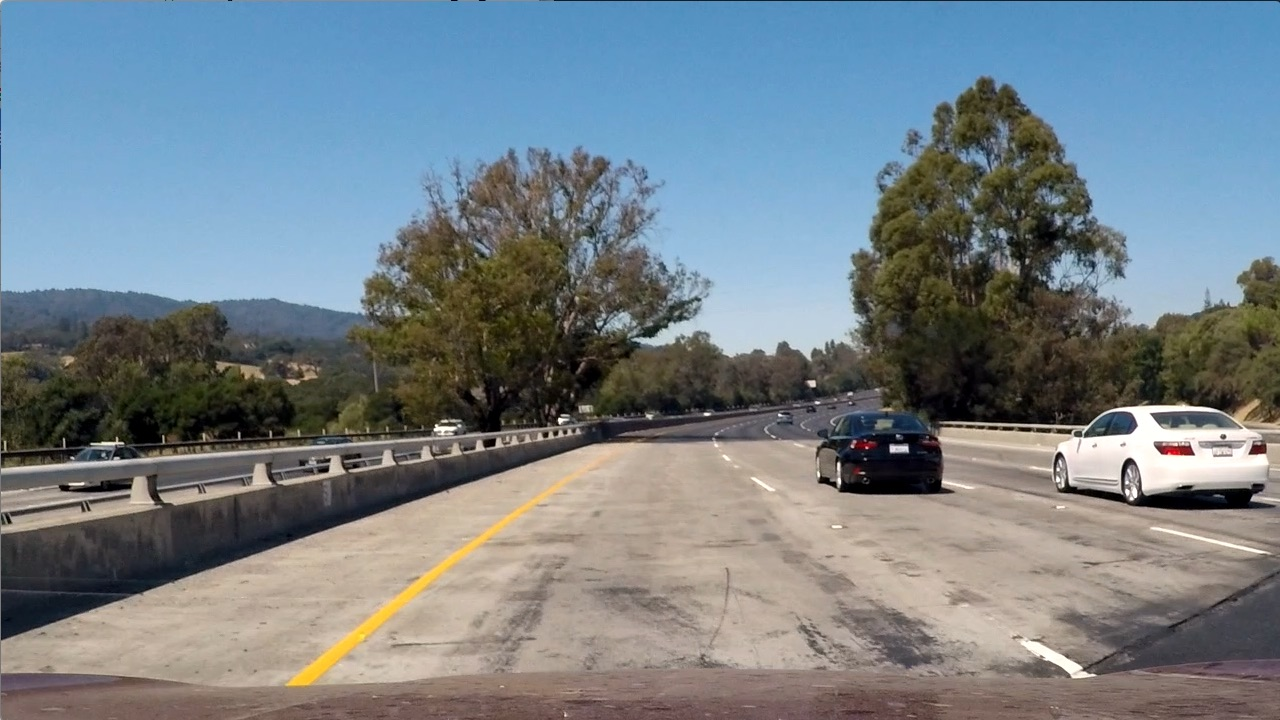
#> input picture test_images/test1.jpg, 1280 x 720 px
$ python draw_bin.py   (older library calls are emulated)
#> lines starting #> are read from the running program, lines starting #| are printed output that depends on the picture
### classify.py
import matplotlib.image as mpimg
import matplotlib.pyplot as plt
import cv2
import numpy as np
from skimage.feature import hog
from sklearn.svm import LinearSVC
#from sklearn.preprocessing import StandardScalar
from sklearn.model_selection import train_test_split

class FeatureParams:
    def __init__(self, color_space, spatial_size, hist_bins,
                       orient, pix_per_cell, cell_per_block, hog_channel,
                       spatial_feat, hist_feat, hog_feat):
        self.color_space = color_space
        self.spatial_size = spatial_size
        self.hist_bins = hist_bins
        self.orient = orient
        self.pix_per_cell = pix_per_cell
        self.cell_per_block = cell_per_block
        self.hog_channel = hog_channel
        self.spatial_feat = spatial_feat
        self.hist_feat = hist_feat
        self.hog_feat = hog_feat

    # [30 lines left out: functions str, descriptive_str, not called in this run]

def bin_spatial(img, size=(32, 32)):
    # Use cv2.resize().ravel() to create the feature vector
    features = cv2.resize(img, size).ravel()
    c0 = cv2.resize(img[:,:,0], size).ravel()
    c1 = cv2.resize(img[:,:,1], size).ravel()
    c2 = cv2.resize(img[:,:,2], size).ravel()
    return np.hstack((c0, c1, c2))

# Define a function to compute color histogram features
def color_hist(img, nbins=32):
    # Compute the histogram of the color channels separately
    hist0 = np.histogram(img[:,:,0], bins=nbins)
    hist1 = np.histogram(img[:,:,1], bins=nbins)
    hist2 = np.histogram(img[:,:,2], bins=nbins)
    # Generating bin centers
    # bin_edges = hist0[1]
    # bin_centers = (bin_edges[1:]  + bin_edges[0:len(bin_edges)-1])/2
    # Concatenate the histograms into a single feature vector
    hist_features = np.concatenate((hist0[0], hist1[0], hist2[0]))
    return hist_features

from skimage.feature import hog
# Define a function to return HOG features and visualization
# [33 lines left out: functions get_hog_features, extract_features, not called in this run]

def convert_color(img, f_params):
    color_space = f_params.color_space
    if color_space != 'RGB':
        if color_space == 'HSV':
            return cv2.cvtColor(img, cv2.COLOR_RGB2HSV)
        elif color_space == 'LUV':
            return cv2.cvtColor(img, cv2.COLOR_RGB2LUV)
        elif color_space == 'HLS':
            return cv2.cvtColor(img, cv2.COLOR_RGB2HLS)
        elif color_space == 'YUV':
            return cv2.cvtColor(img, cv2.COLOR_RGB2YUV)
        elif color_space == 'YCrCb':
            return cv2.cvtColor(img, cv2.COLOR_RGB2YCrCb)
        else:
            raise ValueError('Unsupported color_space. [{}]'.format(color_space))
    else:
        return np.copy(image)

# [59 lines left out: functions single_img_features, visualize, not called in this run]

def full_hog(filename, fp, clf, X_scaler, scale, cells_per_step):
    img = mpimg.imread(filename)
    return full_hog_single_image(img, fp, clf, X_scaler, scale, cells_per_step)

# Based on Ryan Keenan's code in Vehicle Detection Walkthrough of Project Q&A video.
# https://www.youtube.com/watch?v=P2zwrTM8ueA
# [78 lines left out: function full_hog_single_img, not called in this run]

### train.py
import matplotlib.image as mpimg
import matplotlib.pyplot as plt
import numpy as np
import os
import pickle

import classify as cl
import load as ld

from Stopwatch import Stopwatch
from sklearn.preprocessing import StandardScaler
from sklearn.model_selection import train_test_split
from sklearn.svm import LinearSVC

# Set n_samples = 0 when you want to use all training data.
# [50 lines left out: function train_classifier, not called in this run]

def save_data(data, filename):
    with open(filename, 'wb') as f:
        pickle.dump(data, f, pickle.HIGHEST_PROTOCOL)

# [4 lines left out: function load_data, not called in this run]

def make_pickle_filename(folder, feature_params, test_accuracy):
    return folder + '/' + feature_params.str() + '-acc' + str(test_accuracy) + '.p'

# [26 lines left out: functions train_and_save_classifier, load_classifier, not called in this run]

def get_defaults():
    return cl.FeatureParams(color_space = 'YCrCb',
                            spatial_size = (16, 16),
                            hist_bins = 16,
                            orient = 9,
                            pix_per_cell = 8,
                            cell_per_block = 2,
                            hog_channel = 'ALL',
                            spatial_feat = True,
                            hist_feat = True,
                            hog_feat = True)

# [14 lines that do not run on import are left out]

### draw_bin.py
import matplotlib.image as mpimg
import matplotlib.pyplot as plt

import classify as cl
import train as tr

if __name__ == '__main__':
    fp = tr.get_defaults()
    orig = mpimg.imread('test_images/test1.jpg')
#> orig is the input picture: shape (720, 1280, 3); mean R, G, B 117.5, 128.7, 135.5
    img = cl.convert_color(orig, fp)
#> in convert_color, `return cv2.cvtColor(img, cv2.COLOR_RGB2YCrCb)`: returned value: shape (720, 1280, 3); mean of channels 0, 1, 2 126.1, 121.9, 133.3
    hist = cl.color_hist(img, fp.hist_bins)
#> in color_hist, `hist_features = np.concatenate((hist0[0], hist1[0], hist2[0]))`: hist_features = 48 values, max 332116 at index 42, min 8 at index 31, mean 57600
#> hist has the same summary as hist_features in color_hist

    spatial = cl.bin_spatial(img, fp.spatial_size)
#> in bin_spatial, `features = cv2.resize(img, size).ravel()`: features = 768 values, max 254 at index 474, min 1 at index 438, mean 127.7
#> in bin_spatial, `c0 = cv2.resize(img[:,:,0], size).ravel()`: c0 = 256 values, max 254 at index 158, min 1 at index 146, mean 127.8
#> in bin_spatial, `c1 = cv2.resize(img[:,:,1], size).ravel()`: c1 = 256 values, max 150 at index 197, min 93 at index 8, mean 121.6
#> in bin_spatial, `c2 = cv2.resize(img[:,:,2], size).ravel()`: c2 = 256 values, max 162 at index 3, min 97 at index 197, mean 133.7
#> spatial = 768 values, max 254 at index 158, min 1 at index 146, mean 127.7

    plt.subplot(2, 2, 1)
    plt.imshow(orig)
    plt.title('Original')

    plt.subplot(2, 2, 2)
    plt.imshow(img)
    plt.title('YCrCb')

    plt.subplot(2, 2, 3)
    plt.plot(hist)
    plt.title('Color Histogram')

    plt.subplot(2, 2, 4)
    plt.plot(spatial)
    plt.title('Spatial Histogram')

    plt.show()
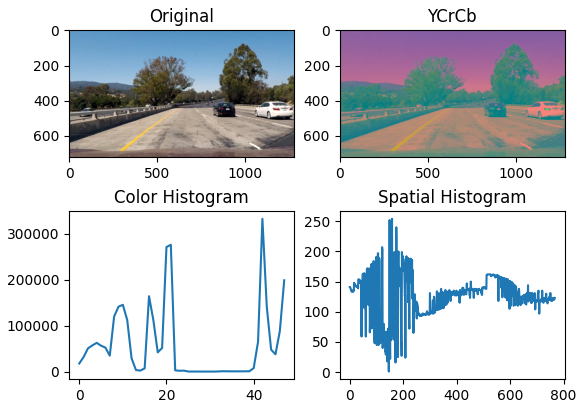
#> figure drawn by matplotlib, 4 panels; panel 3: curve peaks at x = 42, y = 332116; panel 4: curve peaks at x = 158, y = 254

$ run again, with test_images/test2.jpg copied over test_images/test1.jpg
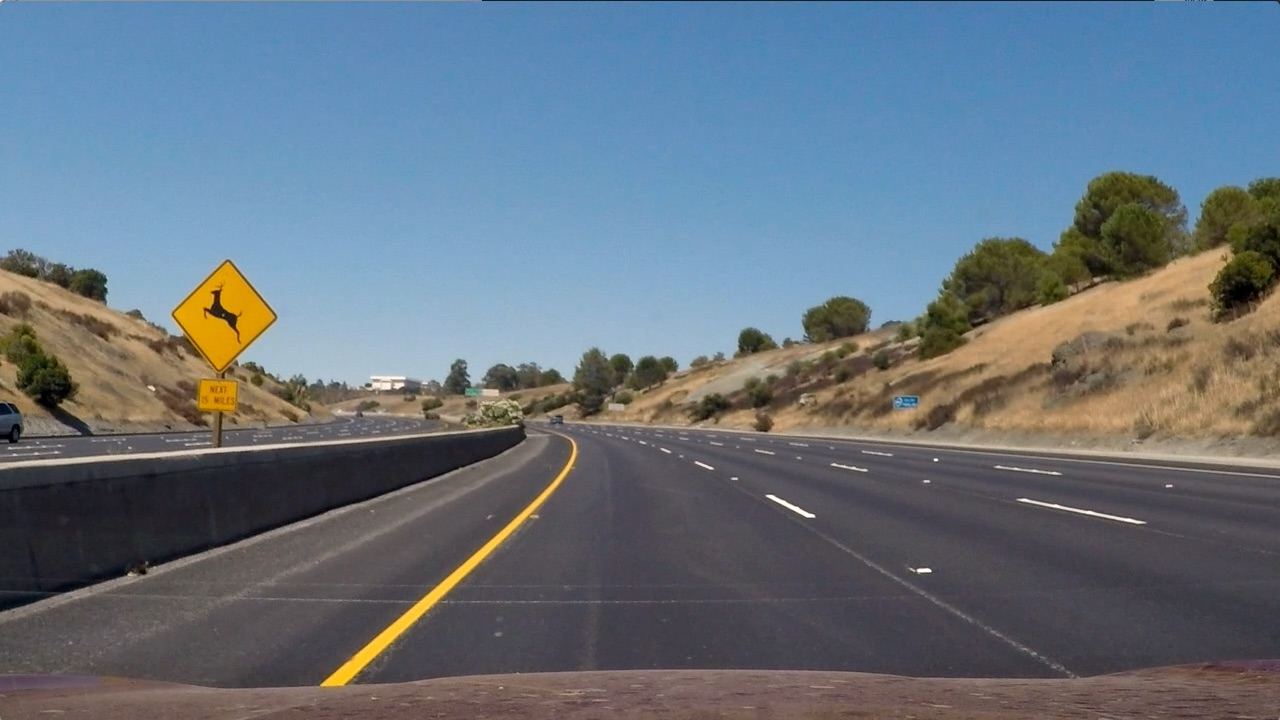
#> input picture test_images/test2.jpg, 1280 x 720 px
#> orig is the input picture: shape (720, 1280, 3); mean R, G, B 102.8, 114.6, 125.5
#> hist_features = 48 values, max 297073 at index 23, min 22 at index 16, mean 57600
#> hist has the same summary as hist_features in color_hist
#> features = 768 values, max 203 at index 546, min 1 at index 333, mean 122.4
#> c0 = 256 values, max 203 at index 182, min 1 at index 111, mean 110.7
#> c1 = 256 values, max 175 at index 114, min 96 at index 62, mean 121.4
#> c2 = 256 values, max 162 at index 11, min 38 at index 98, mean 135.2
#> spatial = 768 values, max 203 at index 182, min 1 at index 111, mean 122.4
#> `plt.show()`:
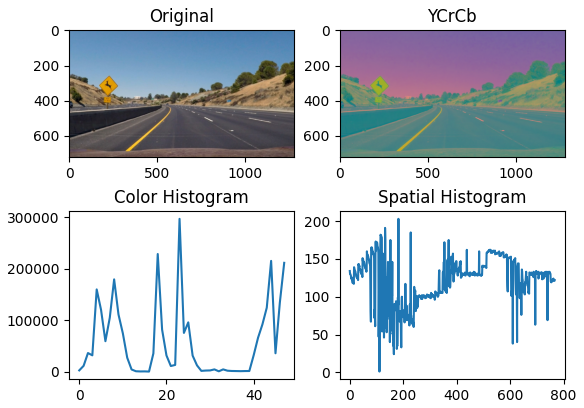
#> figure drawn by matplotlib, 4 panels; panel 3: curve peaks at x = 23, y = 297073; panel 4: curve peaks at x = 182, y = 203

$ run again, with test_images/test3.jpg copied over test_images/test1.jpg
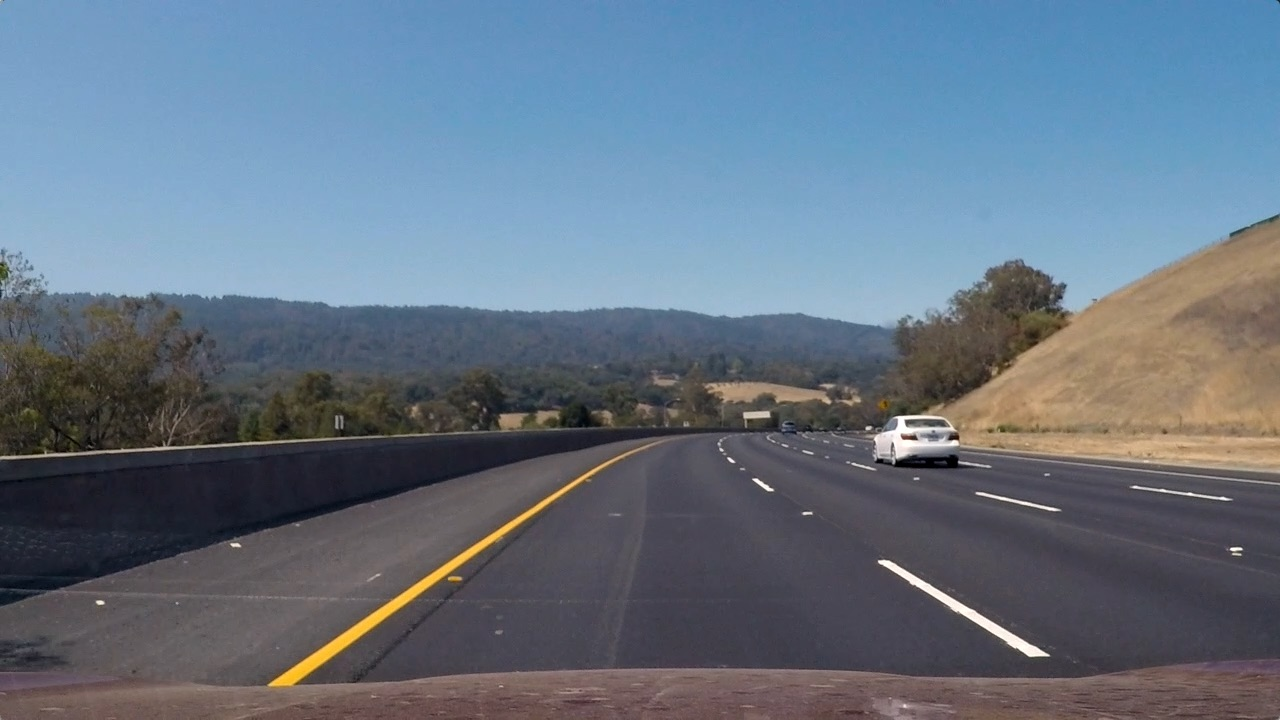
#> input picture test_images/test3.jpg, 1280 x 720 px
#> orig is the input picture: shape (720, 1280, 3); mean R, G, B 101.1, 115.3, 130.7
#> hist_features = 48 values, max 278424 at index 23, min 154 at index 32, mean 57600
#> hist has the same summary as hist_features in color_hist
#> features = 768 values, max 197 at index 546, min 17 at index 537, mean 123.4
#> c0 = 256 values, max 197 at index 182, min 17 at index 179, mean 112.4
#> c1 = 256 values, max 161 at index 182, min 94 at index 15, mean 119.5
#> c2 = 256 values, max 161 at index 9, min 77 at index 182, mean 138.4
#> spatial = 768 values, max 197 at index 182, min 17 at index 179, mean 123.4
#> `plt.show()`:
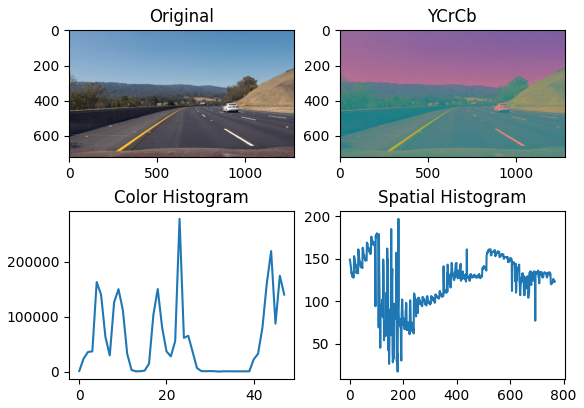
#> figure drawn by matplotlib, 4 panels; panel 3: curve peaks at x = 23, y = 278424; panel 4: curve peaks at x = 182, y = 197

$ run again, with test_images/test4.jpg copied over test_images/test1.jpg
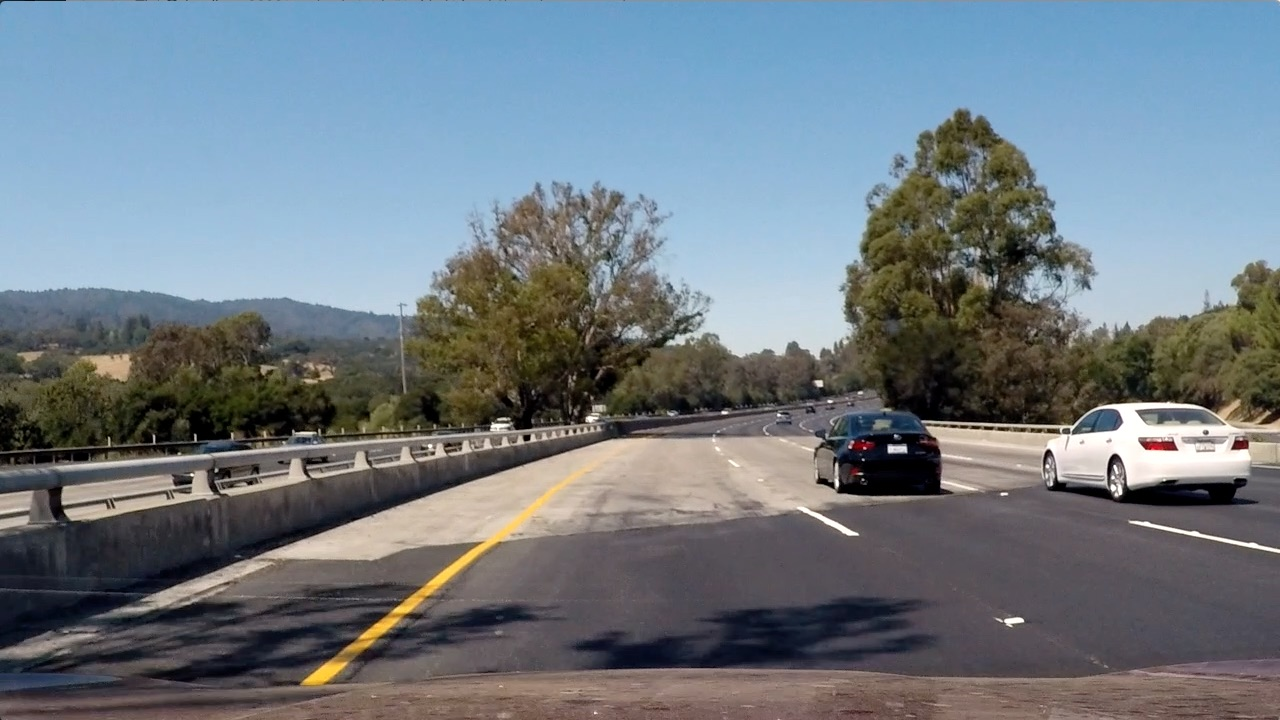
#> input picture test_images/test4.jpg, 1280 x 720 px
#> orig is the input picture: shape (720, 1280, 3); mean R, G, B 112.2, 122.7, 130.9
#> hist_features = 48 values, max 336145 at index 20, min 13 at index 31, mean 57600
#> hist has the same summary as hist_features in color_hist
#> features = 768 values, max 249 at index 474, min 0 at index 438, mean 125
#> c0 = 256 values, max 249 at index 158, min 0 at index 146, mean 119
#> c1 = 256 values, max 157 at index 182, min 97 at index 12, mean 122
#> c2 = 256 values, max 158 at index 8, min 77 at index 182, mean 134
#> spatial = 768 values, max 249 at index 158, min 0 at index 146, mean 125
#> `plt.show()`:
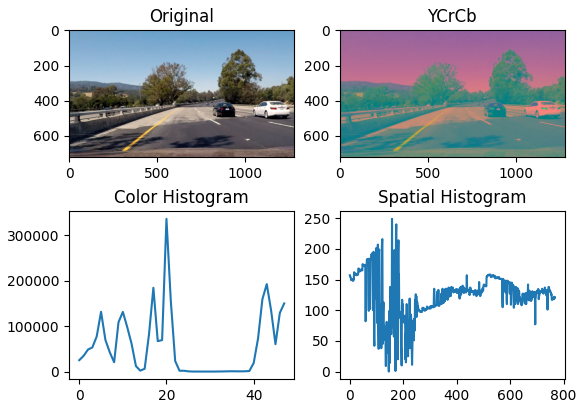
#> figure drawn by matplotlib, 4 panels; panel 3: curve peaks at x = 20, y = 336145; panel 4: curve peaks at x = 158, y = 249
